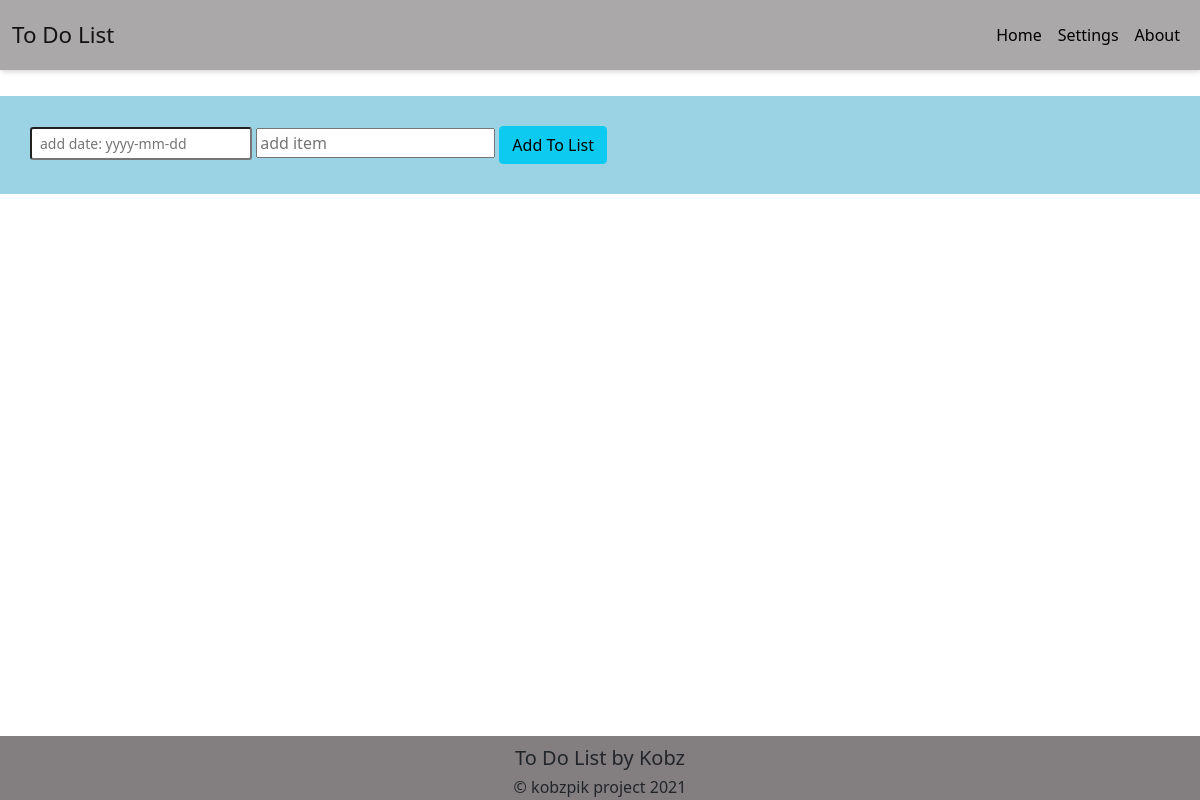
The app's page /, older data.
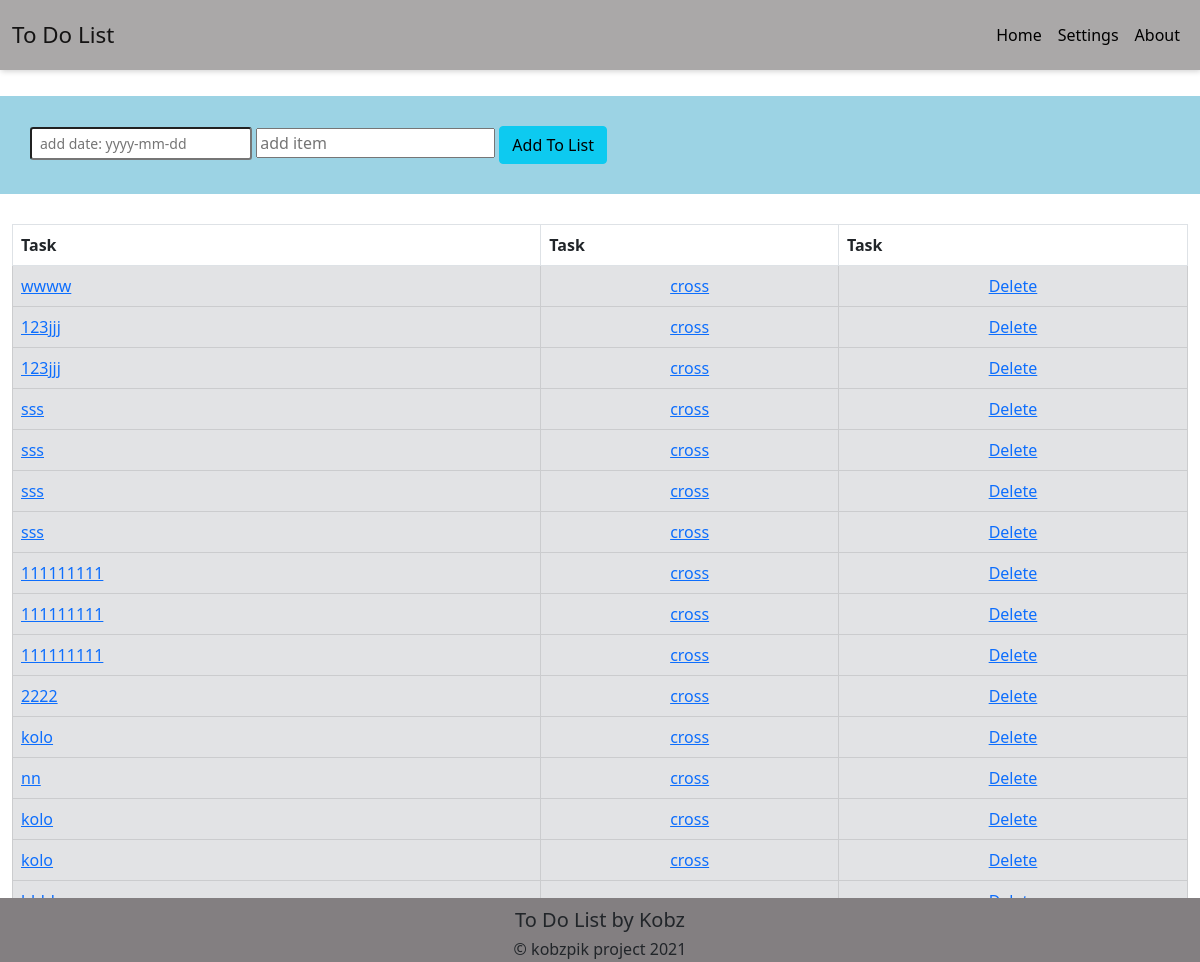
The same page, newer data.
### todo/models.py (models this page shows, shortened)
class list1(models.Model):
    date= models.DateField(max_length=20)
    item= models.CharField(max_length=200)
    completed = models.BooleanField(default=False)

### todo/views.py (the view)
# urls.py: 2. Add a URL to urlpatterns:  path('', views.home, name='home')
def home(request):
    if request.method == 'POST':
        form = listForm(request.POST or None)
        if form.is_valid():
            form.save()
            all_items = list1.objects.all()
            messages.success(request, ('Item has been added!') )
            return render(request, 'index.htm', {'all_items' : all_items} )
    else:
        all_items = list1.objects.all
        return render(request, 'index.htm', {'all_items':all_items})

### template/index.htm (shortened to what this page needs)
{% extends 'base.htm' %} {% block content %}
<br>
<br>
<div class="content">
    <br>
    <br>
    <div class="row">
        <div class="col" id="add_form">
            <form class="form-inline my-2 m-lg-0" method="POST">
                <input class="form-control-sm mr-sm-2" type="text" placeholder="add date: yyyy-mm-dd" name="date">
                <input class="form-control-md mr-sm-2" type="text" placeholder="add item" name="item">
                <button class="btn btn-info my-2 my-sm-0" type="submit">Add To List </button>
            </form>
        </div>
    </div>
    {% if all_items %}
    <table class="table table-bordered">
        <tr>
            <th>Task</th>
            <th>Task</th>
            <th>Task</th>
        </tr>
        {% for things in all_items reversed %}
        {% if things.completed %}
        <tr class="table-secondary">
            <td id="stric"><a href="{% url 'edit' things.id %}">{{ things.item }}</a></td>
            <td>
                <center><a href="{% url 'uncross' things.id %}">Uncross</a></center>
            </td>
            <td>
                <center><a href="{% url 'delete' things.id %}">Delete</a></center>
            </td>
        </tr>
        {% else %}
        <tr class="table-secondary">
            <td><a href="{% url 'edit' things.id %}">{{ things.item }}</a></td>
            <td>
                <center><a href="{% url 'cross' things.id %}">cross </a></center>
            </td>
            <td>
                <center><a href="{% url 'delete' things.id %}">Delete</a></center>
            </td>
        </tr>
        {% endif %} {% endfor%}
    </table>
    {% endif %}
    <br/>
</div>
{% endblock content %}

### template/base.htm (shortened to what this page needs)
<!doctype html>
<html lang="en">
<head>
    <link href="https://cdn.jsdelivr.net/npm/bootstrap@5.0.2/dist/css/bootstrap.min.css" rel="stylesheet">
    {% load static %}
    <link rel="stylesheet" type="text/css" href="{%static 'style.css'%}">
</head>
<body>
    <header>
        <nav id="header-nav" class="navbar navbar-expand-lg navbar-light fixed-top">
            <div id="testbtn" class="container-fluid test">
                <a class="navbar-brand" href="/">To Do List</a>
                <div class="collapse navbar-collapse" id="navbarSupportedContent">
                    <ul class="navbar-nav ms-auto">
                        <li class="nav-item">
                            <a class="nav-link active" href="/">Home</a>
                        </li>
                        <li class="nav-item">
                            <a class="nav-link" href="/create/">Settings</a>
                        </li>
                        <li class="nav-item">
                            <a class="nav-link" href="/create/">About</a>
                        </li>
                    </ul>
                </div>
            </div>
        </nav>
    </header>
    <div class="container-fluid">
        {% block content %} {% endblock content %}
    </div>
    <footer id="footer">
        <center>
            <h5>To Do List by <a>Kobz</a></h3>
                <h6>&copy; kobzpik project 2021</h6>
        </center>
    </footer>
</body>
</html>

### static/style.css (style rules this page uses)
nav.navbar .navbar-brand { color: rgb(20, 19, 19); font-size: 1.4rem; }
nav.navbar { z-index: 99999; background-color: rgba(87, 83, 83, 0.5); position: fixed; top: 0; left: 0; width: 100%; height: 70px; line-height: 60px; box-shadow: 1px 1px 6px rgba(0, 0, 0, 0.2); }
nav.navbar .navbar-nav .nav-item .nav-link { padding: .5rem; color: rgb(0, 0, 0); transition: .3s; }
.nav-item { text-align: right; }
#footer { position: absolute; bottom: 0; width: 100%; height: 4.0rem; background-color: rgb(131, 127, 129); padding-top: 10px; }
#add_form { background-color: rgb(156, 211, 228); margin-bottom: 30px; padding: 30px; }

Row changes from the older to the newer data that the page shows:
added list1: item "wwww"
added list1: item "123jjj"
added list1: item "123jjj"
added list1: item "sss"
added list1: item "sss"
added list1: item "sss"
added list1: item "sss"
added list1: item "111111111"
added list1: item "111111111"
added list1: item "111111111"
added list1: item "2222"
added list1: item "kolo"
added list1: item "nn"
added list1: item "kolo"
added list1: item "kolo"
Text that changed along with them:
text now shown: "Task Task Task"
